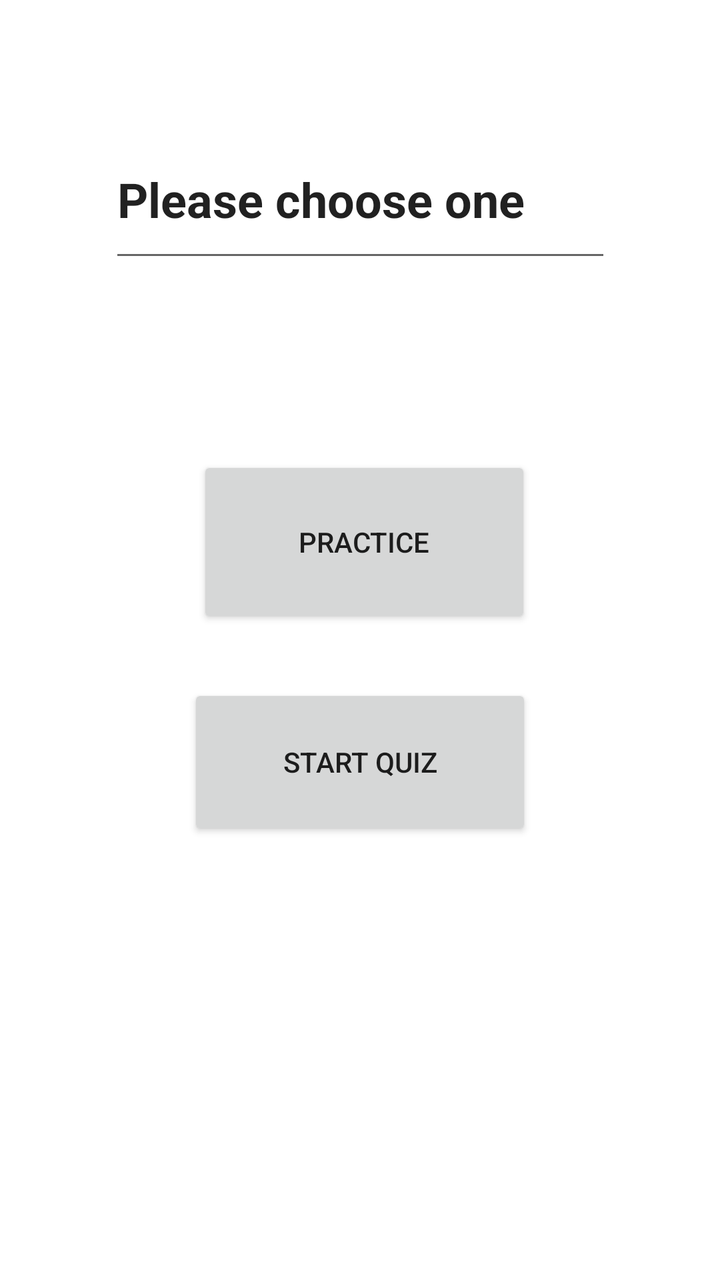
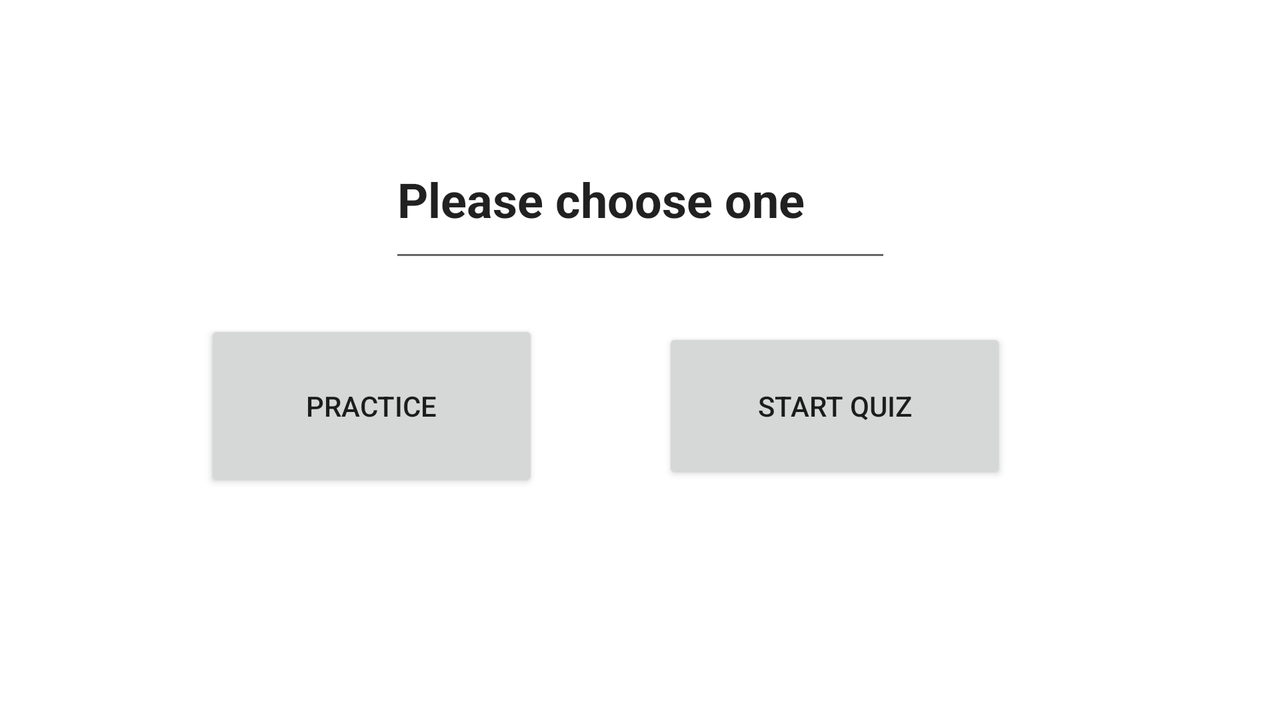

Compare how this app lays out the same screen by default and in its alternative resource folder. The renders come first, then the two layout files and the values they reference.
<!-- AndroidManifest.xml: application theme Theme.AssignmentMC -->
<!-- res/layout/activity_assignment3.xml -->
<?xml version="1.0" encoding="utf-8"?>
<androidx.constraintlayout.widget.ConstraintLayout xmlns:android="http://schemas.android.com/apk/res/android"
    xmlns:app="http://schemas.android.com/apk/res-auto"
    xmlns:tools="http://schemas.android.com/tools"
    android:layout_width="match_parent"
    android:layout_height="match_parent"
    tools:context=".assignment3">

    <Button
        android:id="@+id/practice"
        android:layout_width="167dp"
        android:layout_height="86dp"
        android:layout_marginTop="92dp"
        android:text="Practice"
        app:layout_constraintEnd_toEndOf="parent"
        app:layout_constraintHorizontal_bias="0.512"
        app:layout_constraintStart_toStartOf="parent"
        app:layout_constraintTop_toBottomOf="@+id/textheading" />

    <EditText
        android:id="@+id/textheading"
        android:layout_width="251dp"
        android:layout_height="76dp"
        android:layout_marginTop="60dp"
        android:ems="10"
        android:inputType="textPersonName"
        android:text="Please choose one"
        android:textSize="24sp"
        android:textStyle="bold"
        app:layout_constraintEnd_toEndOf="parent"
        app:layout_constraintStart_toStartOf="parent"
        app:layout_constraintTop_toTopOf="parent" />

    <Button
        android:id="@+id/quiz"
        android:layout_width="172dp"
        android:layout_height="78dp"
        android:layout_marginTop="28dp"
        android:text="Start Quiz"
        app:layout_constraintEnd_toEndOf="parent"
        app:layout_constraintStart_toStartOf="parent"
        app:layout_constraintTop_toBottomOf="@+id/practice" />

</androidx.constraintlayout.widget.ConstraintLayout>
<!-- resources referenced by this layout -->
<resources>
  <style name="Theme.AssignmentMC" parent="Theme.MaterialComponents.DayNight.DarkActionBar">
          
          <item name="colorPrimary">@color/purple_500</item>
          <item name="colorPrimaryVariant">@color/purple_700</item>
          <item name="colorOnPrimary">@color/white</item>
          
          <item name="colorSecondary">@color/teal_200</item>
          <item name="colorSecondaryVariant">@color/teal_700</item>
          <item name="colorOnSecondary">@color/black</item>
          
          <item name="android:statusBarColor" tools:targetApi="l">?attr/colorPrimaryVariant</item>
          
      </style>
</resources>
<!-- res/layout-land/activity_assignment3.xml (the author's variant of the layout above) -->
<!-- drawn on the phone turned sideways -->
<?xml version="1.0" encoding="utf-8"?>
<androidx.constraintlayout.widget.ConstraintLayout xmlns:android="http://schemas.android.com/apk/res/android"
    xmlns:app="http://schemas.android.com/apk/res-auto"
    xmlns:tools="http://schemas.android.com/tools"
    android:layout_width="match_parent"
    android:layout_height="match_parent"
    tools:context=".assignment3">

    <Button
        android:id="@+id/practice"
        android:layout_width="167dp"
        android:layout_height="86dp"
        android:layout_marginTop="24dp"
        android:text="Practice"
        app:layout_constraintEnd_toEndOf="parent"
        app:layout_constraintHorizontal_bias="0.216"
        app:layout_constraintStart_toStartOf="parent"
        app:layout_constraintTop_toBottomOf="@+id/textheading" />

    <EditText
        android:id="@+id/textheading"
        android:layout_width="251dp"
        android:layout_height="76dp"
        android:layout_marginTop="60dp"
        android:ems="10"
        android:inputType="textPersonName"
        android:text="Please choose one"
        android:textSize="24sp"
        android:textStyle="bold"
        app:layout_constraintEnd_toEndOf="parent"
        app:layout_constraintStart_toStartOf="parent"
        app:layout_constraintTop_toTopOf="parent" />

    <Button
        android:id="@+id/quiz"
        android:layout_width="172dp"
        android:layout_height="78dp"
        android:layout_marginTop="28dp"
        android:text="Start Quiz"
        app:layout_constraintEnd_toEndOf="parent"
        app:layout_constraintHorizontal_bias="0.708"
        app:layout_constraintStart_toStartOf="parent"
        app:layout_constraintTop_toBottomOf="@+id/textheading" />

</androidx.constraintlayout.widget.ConstraintLayout>
